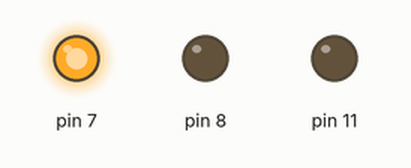
A program run on a simulated Raspberry Pi (header pin numbers). Shown: output pins drawn as LEDs (lit = HIGH). What the program prints to the terminal is not drawn. At 20.0 s the program stops and its outputs stay as they are.

Above: at 0.05 s.
At 1.45 s:
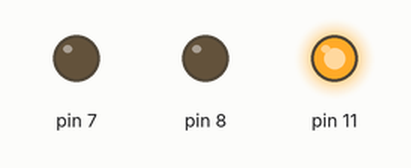
At 2.75 s:
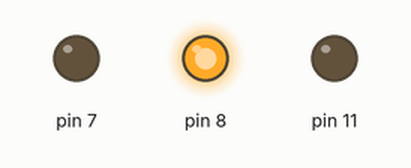
Timing chart, 0 to 3.0 s (numbered marks = the images above):
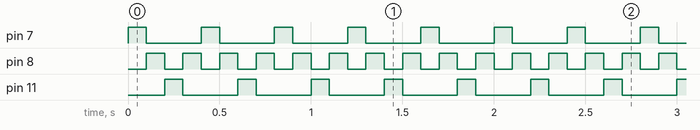

Measured:
- by itself, pin 7, pin 11: alternates HIGH for 0.10 s and LOW for 0.30 s, 100 changes in all, then stays LOW
- by itself, pin 8: alternates HIGH for 0.10 s and LOW for 0.10 s, 200 changes in all, then stays LOW

The program:

blinky.py
```python
import RPi.GPIO as GPIO
import time
GPIO.setmode(GPIO.BOARD)
GPIO.setup(7,GPIO.OUT)
GPIO.setup(8,GPIO.OUT)
GPIO.setup(11,GPIO.OUT)
for x in range(0,50):
    GPIO.output(7,True)
    time.sleep(.1)
    GPIO.output(7,False)
    GPIO.output(8,True)
    time.sleep(.1)
    GPIO.output(8,False)
    GPIO.output(11,True)
    time.sleep(.1)
    GPIO.output(11,False)
    GPIO.output(8,True)
    time.sleep(.1)
    GPIO.output(8,False)
print("Done")
GPIO.cleanup()
```
